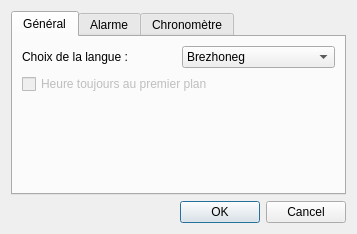
<?xml version="1.0" encoding="UTF-8"?>
<ui version="4.0">
 <class>LAllarmeOptions</class>
 <widget class="QDialog" name="LAllarmeOptions">
  <property name="geometry">
   <rect>
    <x>0</x>
    <y>0</y>
    <width>357</width>
    <height>234</height>
   </rect>
  </property>
  <property name="windowTitle">
   <string>Options</string>
  </property>
  <layout class="QVBoxLayout" name="VLay_Main">
   <item>
    <widget class="QTabWidget" name="TabWidget">
     <property name="currentIndex">
      <number>0</number>
     </property>
     <widget class="QWidget" name="Tab_App">
      <attribute name="title">
       <string>Général</string>
      </attribute>
      <layout class="QVBoxLayout" name="VLay_AppTab">
       <item>
        <layout class="QHBoxLayout" name="HLay_Language">
         <item>
          <widget class="QLabel" name="Lbl_Language">
           <property name="text">
            <string>Choix de la langue :</string>
           </property>
          </widget>
         </item>
         <item>
          <widget class="QComboBox" name="CmbBox_Language">
           <property name="enabled">
            <bool>true</bool>
           </property>
           <item>
            <property name="text">
             <string>Brezhoneg</string>
            </property>
           </item>
           <item>
            <property name="text">
             <string>English</string>
            </property>
           </item>
           <item>
            <property name="text">
             <string>Français</string>
            </property>
           </item>
          </widget>
         </item>
        </layout>
       </item>
       <item>
        <widget class="QCheckBox" name="CkBox_DisplayHour">
         <property name="enabled">
          <bool>false</bool>
         </property>
         <property name="text">
          <string>Heure toujours au premier plan</string>
         </property>
        </widget>
       </item>
       <item>
        <spacer name="VSpr_App">
         <property name="orientation">
          <enum>Qt::Vertical</enum>
         </property>
         <property name="sizeHint" stdset="0">
          <size>
           <width>20</width>
           <height>40</height>
          </size>
         </property>
        </spacer>
       </item>
      </layout>
     </widget>
     <widget class="QWidget" name="Tab_Alarm">
      <attribute name="title">
       <string>Alarme</string>
      </attribute>
      <layout class="QVBoxLayout" name="VLay_AlarmTab">
       <item>
        <widget class="QCheckBox" name="CkBox_Alarm_Ring">
         <property name="text">
          <string>Activer l'alarme</string>
         </property>
         <property name="checked">
          <bool>true</bool>
         </property>
        </widget>
       </item>
       <item>
        <widget class="QGroupBox" name="GpBox_EndOfTime">
         <property name="title">
          <string>Lorsque le temps est écoulé :</string>
         </property>
         <layout class="QFormLayout" name="FormLay_EndOfTime">
          <property name="fieldGrowthPolicy">
           <enum>QFormLayout::AllNonFixedFieldsGrow</enum>
          </property>
          <item row="1" column="0">
           <widget class="QLabel" name="Lbl_MsgToDisp">
            <property name="text">
             <string>Afficher le message :</string>
            </property>
           </widget>
          </item>
          <item row="1" column="1">
           <widget class="QLineEdit" name="LnEdit_MsgToDisp">
            <property name="text">
             <string/>
            </property>
           </widget>
          </item>
          <item row="2" column="0">
           <widget class="QLabel" name="Lbl_CmdToExe">
            <property name="text">
             <string>Exécuter la commande :</string>
            </property>
           </widget>
          </item>
          <item row="2" column="1">
           <widget class="QLineEdit" name="LnEdit_CmdToExe"/>
          </item>
         </layout>
        </widget>
       </item>
      </layout>
     </widget>
     <widget class="QWidget" name="Tab_Chrono">
      <attribute name="title">
       <string>Chronomètre</string>
      </attribute>
      <layout class="QVBoxLayout" name="VLay_ChronoTab">
       <item>
        <widget class="QCheckBox" name="CkBox_Chrono_DisplayNotes">
         <property name="text">
          <string>Afficher le système de note</string>
         </property>
         <property name="checked">
          <bool>true</bool>
         </property>
        </widget>
       </item>
       <item>
        <widget class="QCheckBox" name="CkBox_ClearNotes">
         <property name="text">
          <string>Effacer les notes à l'arrêt</string>
         </property>
         <property name="checked">
          <bool>true</bool>
         </property>
        </widget>
       </item>
       <item>
        <spacer name="VSpr_Chrono">
         <property name="orientation">
          <enum>Qt::Vertical</enum>
         </property>
         <property name="sizeHint" stdset="0">
          <size>
           <width>20</width>
           <height>40</height>
          </size>
         </property>
        </spacer>
       </item>
      </layout>
     </widget>
    </widget>
   </item>
   <item>
    <widget class="QDialogButtonBox" name="BtnBox">
     <property name="orientation">
      <enum>Qt::Horizontal</enum>
     </property>
     <property name="standardButtons">
      <set>QDialogButtonBox::Cancel|QDialogButtonBox::Ok</set>
     </property>
    </widget>
   </item>
  </layout>
 </widget>
 <resources/>
 <connections/>
</ui>
